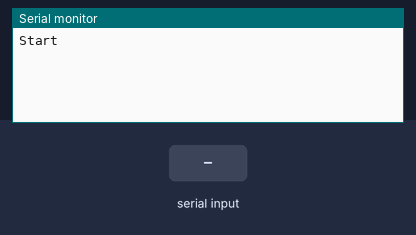
Bench run of a sketch on a simulated Arduino Leonardo, built with avr-gcc and run on an emulated ATmega32U4. Parts: the last lines printed to the serial monitor. The inputs (shaded band) are chosen by the test bench. USB keyboard and mouse output is not drawn.

Above: at 1.2 s.
1.3 s: "*" received over Serial
At 2.4 s:
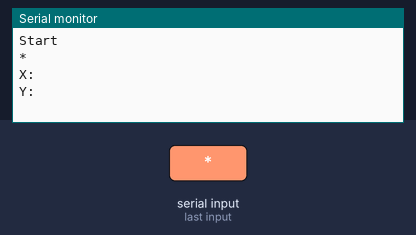
2.8 s: "90,45\n" received over Serial
At 3.5 s:
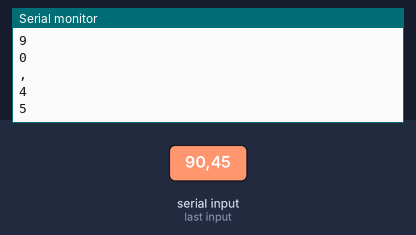
4.3 s: "*" received over Serial
At 4.6 s:
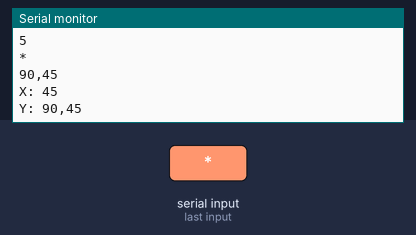
Timing chart, 0 to 7.3 s (numbered marks = the images above; inputs shaded):
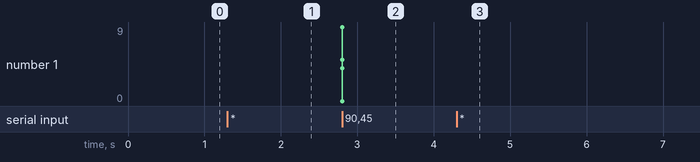

Measured:
- after the input at 1.3 s, the serial monitor: prints a new line at once (image 1)
- after the input at 2.8 s, the serial monitor: prints a new line at once (image 2)
- after the input at 4.3 s, the serial monitor: prints a new line at once (image 3)

The sketch:

mouse_movement.ino
```cpp
#include <Mouse.h>
void setup() {
  Serial.begin(115200);
  Mouse.begin();
  Serial.println("Start");
}

String data = "";

int indexX, indexY, indexAst;
String x, y;

void loop() {
  //  format: ,1,-10*
  //  format: ,x,y*
  if (Serial.available() > 0) {
    char d = Serial.read();
    Serial.println(d);

    //  * means the end of the data
    if (d == '*') {
      Serial.println(data);

      indexX = data.indexOf(',');
      indexY = data.indexOf(',', indexX + 1);
      indexAst = data.indexOf('*');
      x = data.substring(indexX + 1, indexY);
      y = data.substring(indexY + 1, indexAst - 1);

      Serial.print("X: ");
      Serial.println(x);
      Serial.print("Y: ");
      Serial.println(y);
      Mouse.move(x.toInt(), y.toInt(), 0);

      data = "";
    } else {
      data += d;
    }
  }
}
```
